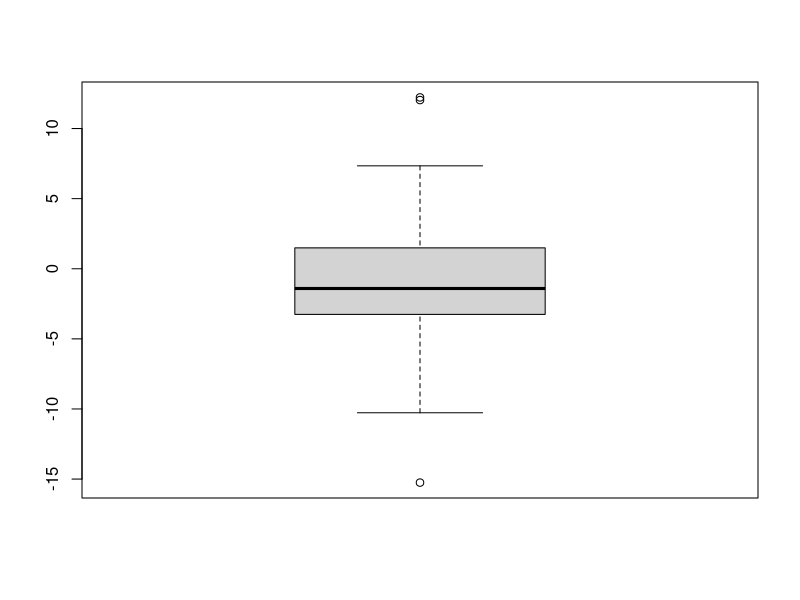
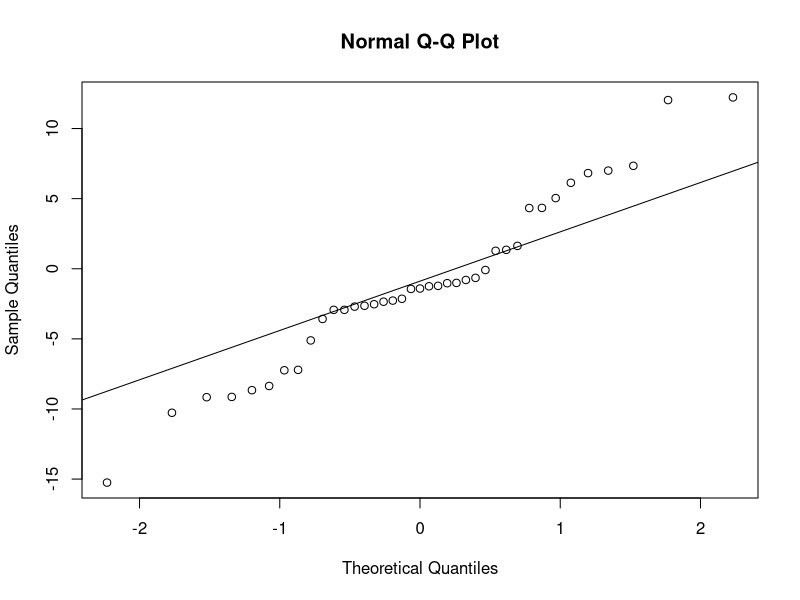

Recreate these plots in R, in order.
## ---- chunk 1
library(tidyverse)
library(broom)
Stockreturns <- c(-8.36, 1.63,  -2.27, -2.93,  -2.70, 
                  -2.93, -9.14, -2.64, 6.82,   -2.35, 
                  -3.58,   6.13,   7.00, -15.25, -8.66,
                  -1.03, -9.16,  -1.25, -1.22,  -10.27,
                  -5.11, -0.80,  -1.44,  1.28,  -0.65,
                   4.34,   12.22, -7.21, -0.09, 7.34, 
                   5.04,  -7.24,  -2.14, -1.01,  -1.41, 
                   12.03, -2.53,  4.33,  1.35)
Stockreturns
## ---- chunk 2
mean(Stockreturns) -> M
M
## ---- chunk 3
sd(Stockreturns)-> S
S
## ---- chunk 4
pnorm(q = -1.5, mean = M, sd = S)
## ---- chunk 5
1 - qnorm(p = 0.75, mean = M, sd = S)
## ---- chunk 6
quantile(Stockreturns, prob=.25)
summary(Stockreturns)
## ---- chunk 7
boxplot(Stockreturns)
qqnorm(Stockreturns)
qqline(Stockreturns)
## ---- chunk 8
t.test(Stockreturns ,mu=0.95, alternative = "less", conf.level = .95)
